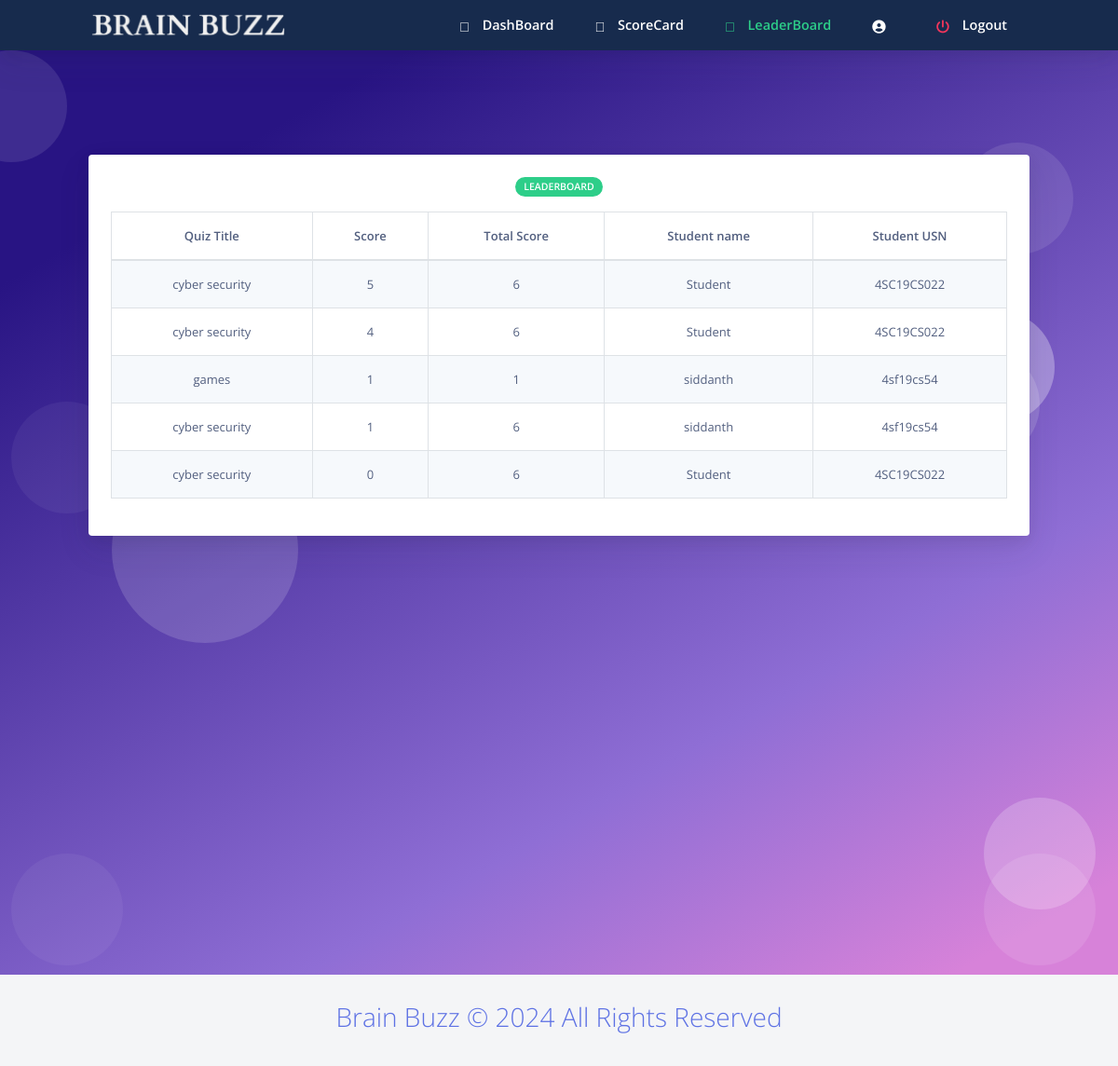
Page /studleaderboard.php (signed in) on the committed database.
### tables this page shows
CREATE TABLE `score` (
  `slno` int(11) NOT NULL,
  `score` int(11) NOT NULL,
  `quizid` int(11) NOT NULL,
  `usn` varchar(30) NOT NULL,
  `totalscore` int(11) NOT NULL,
  `remark` varchar(20) NOT NULL
);

CREATE TABLE `quiz` (
  `quizid` int(11) NOT NULL,
  `quizname` varchar(20) NOT NULL,
  `date_created` timestamp NOT NULL DEFAULT current_timestamp(),
  `staffid` varchar(30) NOT NULL
);

CREATE TABLE `student` (
  `usn` varchar(10) NOT NULL,
  `name` varchar(20) NOT NULL,
  `mail` varchar(30) NOT NULL,
  `phno` varchar(10) NOT NULL,
  `gender` varchar(1) NOT NULL,
  `DOB` varchar(10) NOT NULL,
  `pw` varchar(200) NOT NULL,
  `dept` varchar(3) DEFAULT NULL
);

### studleaderboard.php (the view, shortened to what this page needs)
<html>
<?php require ("header.php");?>
<?php
require_once 'sql.php';
                $conn = mysqli_connect($host, $user, $ps, $project);if (!$conn) {
    echo "<script>alert(\"Database error retry after some time !\")</script>";
}
?>
  <body class="bg-white" id="top">
    <nav
      id="navbar-main"
      class="
        navbar navbar-main navbar-expand-lg
        bg-default
        navbar-light
        position-sticky
        top-0
        shadow
        py-0
      "
    >
      <div class="container">
        <ul class="navbar-nav navbar-nav-hover align-items-lg-center">
          <li class="nav-item dropdown">
            <a href="index.php" class="navbar-brand mr-lg-5 text-white">
                               <img src="assets/img/navbar.png" />
            </a>
          </li>
        </ul>
        <div class="navbar-collapse collapse bg-default" id="navbar_global">
          <ul class="navbar-nav align-items-lg-center ml-auto">
				 <li class="nav-item">
              <a href="homestud.php" class="nav-link">
                <span class="text-white nav-link-inner--text font-weight-bold"
                  ><i class="text-white fad fa-home"></i> DashBoard</span
                >
              </a>
            </li>
			 <li class="nav-item">
              <a href="studscorecard.php" class="nav-link">
                <span class="text-white nav-link-inner--text font-weight-bold"
                  ><i class="text-white fad fa-poll"></i> ScoreCard</span
                >
              </a>
            </li>
			 <li class="nav-item">
              <a href="studleaderboard.php" class="nav-link">
                <span class="text-success nav-link-inner--text font-weight-bold"
                  ><i class="text-success fad fa-award"></i> LeaderBoard</span
                >
              </a>
            </li>
			 <li class="nav-item">
              <a href="studprofile.php" class="nav-link">
                <span class="text-white nav-link-inner--text font-weight-bold"
                  ><i class="text-white fas fa-user-circle"></i> <?php echo $dbname ?></span
                >
              </a>
            </li>
		   <li class="nav-item">
              <a href="logout.php" class="nav-link">
                <span class="text-white nav-link-inner--text font-weight-bold"
                  ><i class="text-danger fas fa-power-off"></i> Logout</span
                >
              </a>
            </li>
          </ul>
        </div>
      </div>
    </nav>
  <section class="section section-shaped section-lg">
    <div class="shape shape-style-1 shape-primary">
      <span></span>
      <span></span>
      <span></span>
      <span></span>
      <span></span>
      <span></span>
      <span></span>
      <span></span>
      <span></span>
      <span></span>
    </div>
<div class="container">
<div class="row">
            <div class="col-sm-12 mb-3">
              <div class="card card-body bg-gradient-white text-white mt-3">
			   <div class="col-12 mx-auto text-center">
            <span class="badge badge-success badge-pill mb-3">Leaderboard</span>
          </div>
            <?php
            $sql="call leaderboard;";
            $res=mysqli_query($conn,$sql);
            if($res)
            {
                echo "<table id=\"le\" class=\"table table-striped table-hover table-bordered text-center \">
				<thead class=\" font-weight-bold \"><tr>
				<td>Quiz Title</td>
				<td>Score</td>
				<td>Total Score</td>
				<td>Student name</td>
				<td>Student USN</td>
				</tr></thead>";
                while ($row = mysqli_fetch_assoc($res)) {
                    echo "<tr><td>".$row["quizname"]."</td><td>".$row["score"]."</td><td>".$row["totalscore"]."</td><td>".$row["name"]."</td><td>".$row["usn"]."</td></tr>";
                }
                echo "</table>";
            }
            else{
                echo mysqli_error($conn);
            }
            ?>
             </div>
                </div>
              </div>
    </div>
</section>
    <?php require("footer.php");?>
</body>
</html>

### rows in the picture
score: quizid.quizname "cyber security", score "5", totalscore "6", usn.name "Student", usn "4SC19CS022"
score: quizid.quizname "cyber security", score "4", totalscore "6", usn.name "Student", usn "4SC19CS022"
score: quizid.quizname "games", score "1", totalscore "1", usn.name "siddanth", usn "4sf19cs54"
score: quizid.quizname "cyber security", score "1", totalscore "6", usn.name "siddanth", usn "4sf19cs54"
score: quizid.quizname "cyber security", score "0", totalscore "6", usn.name "Student", usn "4SC19CS022"
